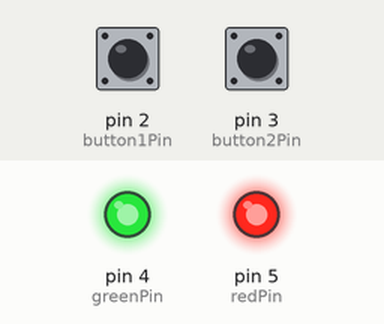
Simulated run of this sketch. Board: Arduino Uno, built with avr-gcc and run on an emulated ATmega328P. Parts: output pins drawn as LEDs (lit = HIGH). The test bench sets the inputs (shaded band); at power-on: pin 2 (button1Pin) HIGH, pin 3 (button2Pin) HIGH.

Above: at 1.2 s.
1.3 s: pin 2 (button1Pin) pulled LOW for 0.15 s
At 1.9 s:
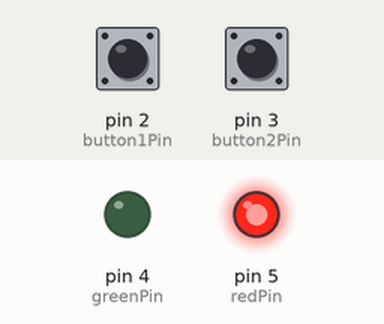
2.9 s: pin 3 (button2Pin) pulled LOW for 0.15 s
At 4.1 s:
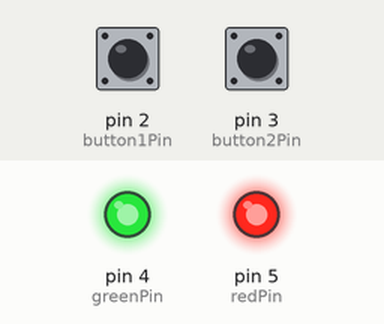
4.5 s: pin 3 (button2Pin) pulled LOW for 1 s
At 5.6 s:
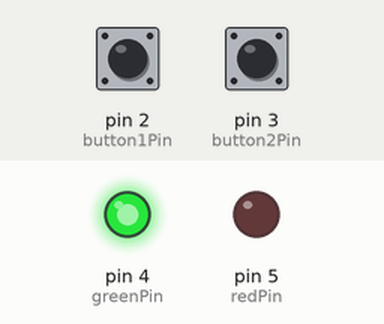
7.0 s: pin 2 (button1Pin) pulled LOW for 1 s
At 7.5 s:
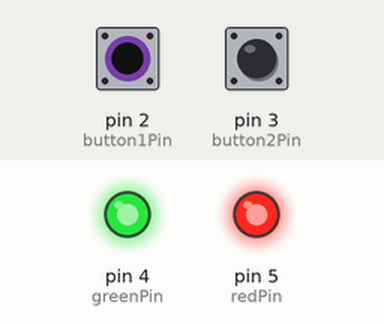
Timing chart, 0 to 10.0 s (numbered marks = the images above; inputs shaded):
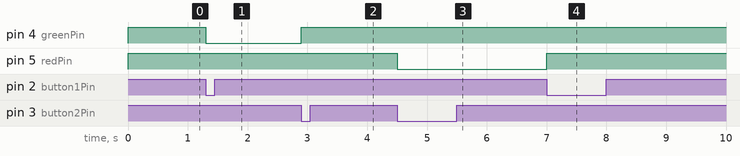

Measured:
- after the input at 1.3 s, pin 4 (greenPin): HIGH → LOW at once
- after the input at 2.9 s, pin 4 (greenPin): LOW → HIGH at once
- after the input at 4.5 s, pin 5 (redPin): HIGH → LOW at once
- after the input at 7.0 s, pin 5 (redPin): LOW → HIGH at once

The sketch:

Lab2_Question1_3210.ino
```cpp
//Global variables & constants//
const int button1Pin = 2;
const int button2Pin = 3;
const int redPin   = 5;
const int greenPin = 4;

volatile long button1Count = 0;
volatile long button2Count = 0;
volatile long diffCount = 0;
volatile unsigned long lastUs1 = 0;
volatile unsigned long lastUs2 = 0;

void setLeds(int r, int g){
  digitalWrite(redPin, r);
  digitalWrite(greenPin, g);
}
  // used GPT to help set up Int//
void button1Isr(){
   unsigned long now = micros();
  if (now - lastUs1 > 20000)
  {
    button1Count++;
    lastUs1 = now;
  }
}


void button2Isr(){
  unsigned long now = micros();
  if (now - lastUs2 > 20000)
  {
    button2Count++;
    lastUs2 = now;
  }
}

//seting up pins//
void setup(){
  pinMode(button1Pin, INPUT_PULLUP);
  pinMode(button2Pin, INPUT_PULLUP);

  pinMode(redPin, OUTPUT);
  pinMode(greenPin, OUTPUT);

  setLeds(LOW, LOW);

  attachInterrupt(digitalPinToInterrupt(button1Pin), button1Isr, FALLING);
  attachInterrupt(digitalPinToInterrupt(button2Pin), button2Isr, FALLING);
}

void loop(){
  long b1, b2, d;

  noInterrupts();
  b1 = button1Count;
  b2 = button2Count;
  interrupts();

  d = b1 - b2;

  noInterrupts();
  diffCount = d;
  interrupts();

  if (d > 0)
  {
    //first case//
    setLeds(HIGH, LOW); //red on & green off//
  }
  else if (d < 0)
  {
    //2nd case//
    setLeds(LOW, HIGH); //red off & green on//
  }
  else
  {
    //3rd case, both//
    setLeds(HIGH, HIGH);  //both r on//
  }

  delay(100);
}
```
